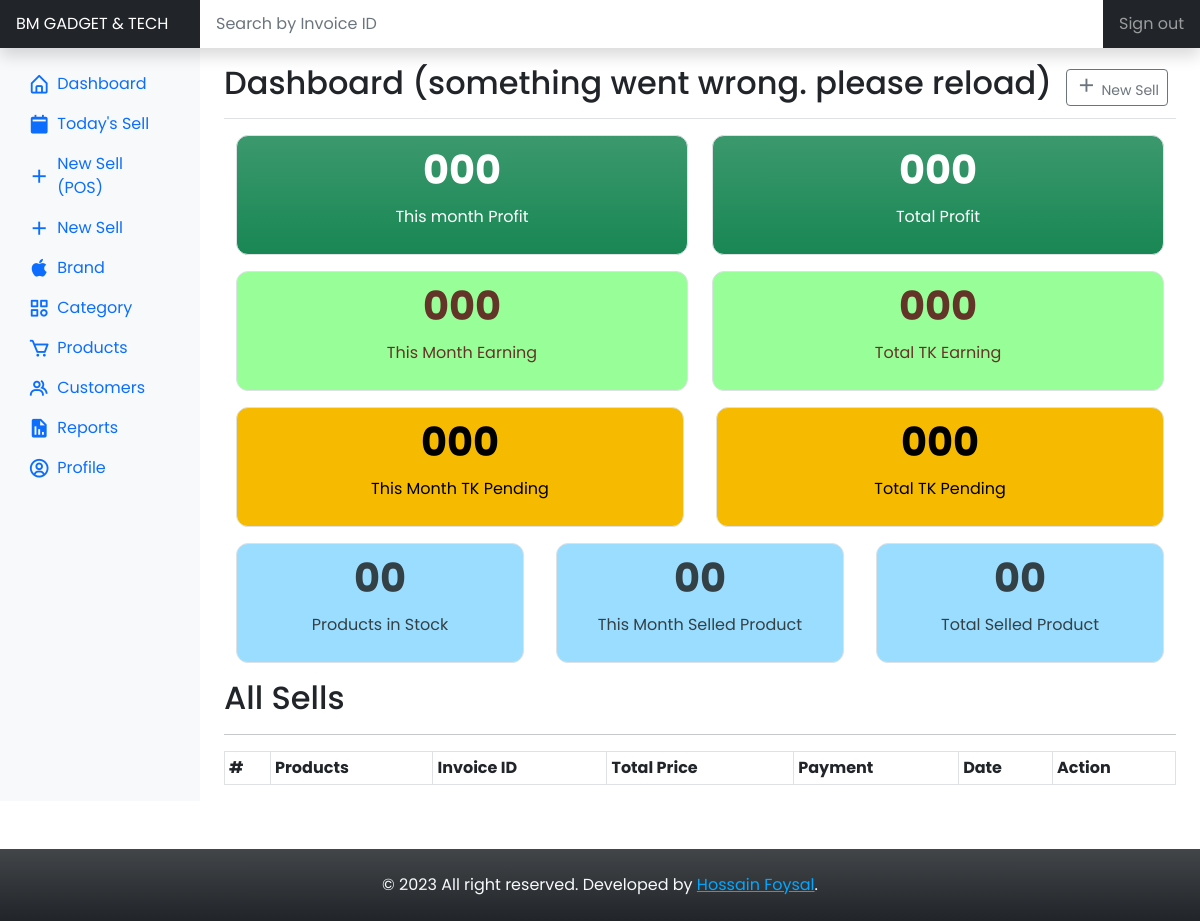
The app's page /dashboard/ (signed in), older data.
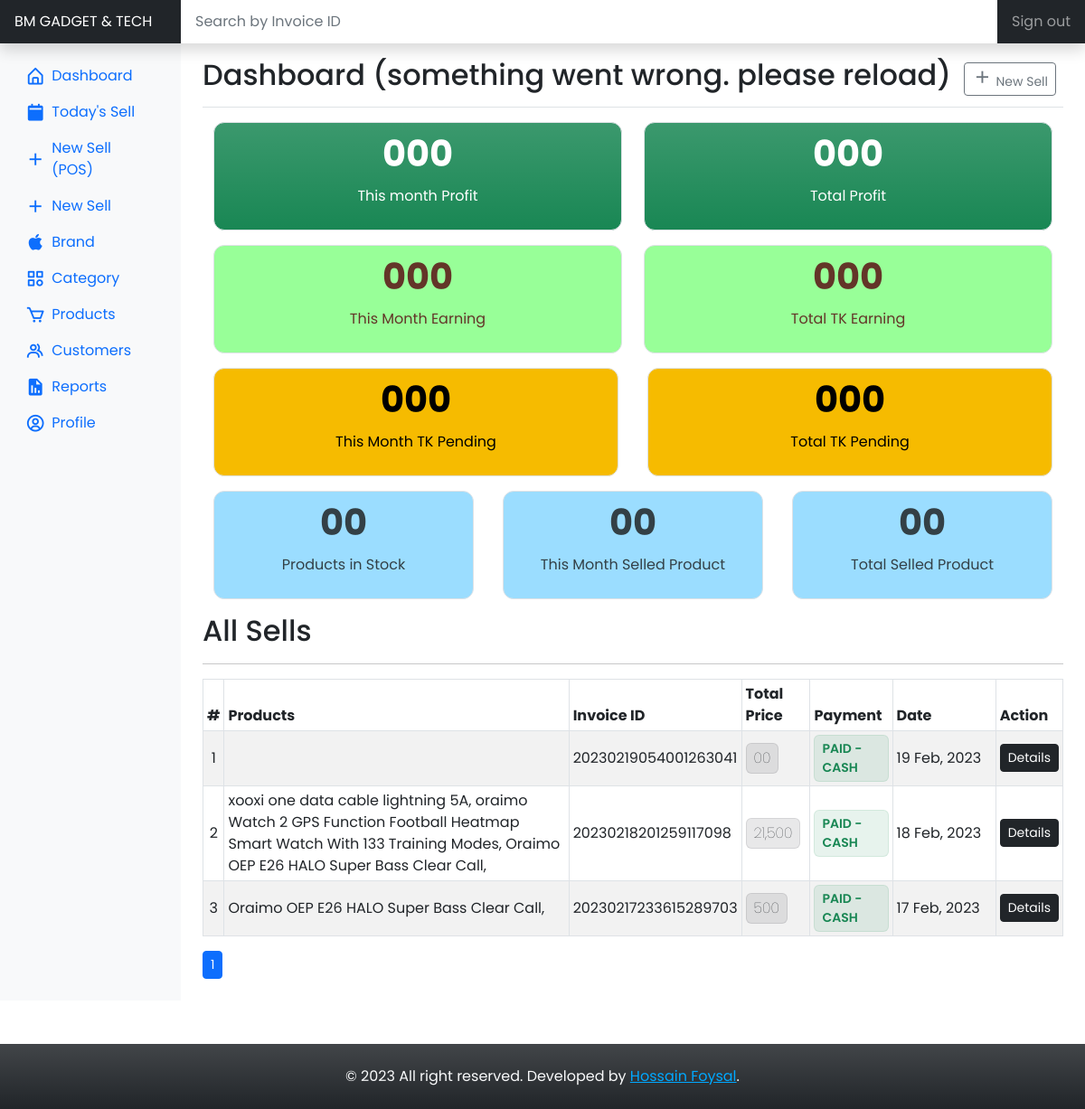
The same page, newer data.
### application/models.py (models this page shows, shortened)
class DailySells(db.Model):
    __tablename__ = 'daily_sells'
    id = db.Column(db.Integer, primary_key=True)
    customer_id = db.Column(db.Integer, db.ForeignKey('customers.id'), nullable=False)
    customer = db.relationship("Customers", back_populates="daily_sells", overlaps="daily_sells")
    invoiceid = db.Column(db.String())
    selled_products = db.relationship('SelledProducts', backref=db.backref('selled_products', lazy=True))
    subtotal = db.Column(db.String())
    discount = db.Column(db.String())
    totalprice = db.Column(db.String())
    payment_status = db.Column(db.String(), default='cash')
    trnx_id = db.Column(db.String())
    note = db.Column(db.String())
    pub_date = db.Column(db.DateTime, nullable=False, default=datetime.utcnow)
    user_id = db.Column(db.Integer, db.ForeignKey('users.id'), nullable=False)

class SelledProducts(db.Model):
    __tablename__ = 'selled_products'
    id = db.Column(db.Integer, primary_key=True)
    productname = db.Column(db.String())
    productid = db.Column(db.String())
    price = db.Column(db.String())
    quantity = db.Column(db.String())
    unittotal = db.Column(db.String())
    daily_sells_id = db.Column(db.Integer, db.ForeignKey('daily_sells.id'))

### application/dashboard/views.py (the view)
@dashboard.route('/dashboard/')
@login_required
def admin_dashboard():
    page = request.args.get('page', 1, type=int)
    sells = DailySells.query.order_by(DailySells.pub_date.desc()).paginate(page=page, per_page=50)
    return render_template('dashboard/dashboard.html', title='Dashboard', sells=sells, shopname=shopname)

### application/models.py (called while the page is built)
@login_manager.user_loader
def load_user(user_id):
    return Users.query.get(int(user_id))

### application/templates/dashboard/dashboard.html (shortened to what this page needs)
{% extends 'layouts/root-dashboard.html' %}
{% block body %}
<header class="navbar navbar-dark sticky-top bg-dark flex-md-nowrap p-0 shadow">
	<a class="navbar-brand col-md-3 col-lg-2 me-0 px-3 fs-6" href="#">
		{{ shopname }}
	</a>
	<input class="form-control form-control-dark w-100 rounded-0 border-0" type="text" id="searchInvoice"
		placeholder="Search by Invoice ID" aria-label="Search" />
	<div class="navbar-nav">
		<div class="nav-item text-nowrap">
			<a class="nav-link px-3" href="{{ url_for('dashboard.user_logout') }}">Sign out </a>
		</div>
	</div>
</header>
<div class="container-fluid">
	<div class="row">
		{% include 'helpers/_dashboard_side_nav.html' %}
		<main class="col-md-9 ms-sm-auto col-lg-10 px-md-4">
			<div
				class="d-flex justify-content-between flex-wrap flex-md-nowrap align-items-center pt-3 pb-2 mb-3 border-bottom">
				<h1 class="h2">
					Dashboard
					(<span id="today">something went wrong. please reload</span>)
				</h1>
				<div class="btn-toolbar mb-2 mb-md-0">
					<div class="btn-group me-2">
						<a href="{{ url_for('dashboard.newsell') }}" class="btn btn-sm btn-outline-secondary">
							<i class="bx bx-plus"></i>
							New Sell
						</a>
					</div>
				</div>
			</div>
			<div class="container">
				<div class="row mb-3">
					<div class="col">
						<div class="border summery__box bg-success bg-gradient text-white p-2">
							<h3 id="currentmonthprofit" class="summery__box-title fs-1 fw-bolder">
								000
							</h3>
							<p class="summery__subtitle">This month Profit</p>
						</div>
					</div>
					<div class="col">
						<div class="border summery__box bg-success bg-gradient text-white p-2">
							<h3 id="totalprofit" class="summery__box-title fs-1 fw-bolder">
								000
							</h3>
							<p class="summery__subtitle">Total Profit</p>
						</div>
					</div>
				</div>
				<div class="row mb-3">
					<div class="col">
						<div class="border summery__box bg__mintgreen p-2">
							<h3 id='currentMonthEarning' class="summery__box-title fs-1 fw-bolder">
								000
							</h3>
							<p class="summery__subtitle">This Month Earning</p>
						</div>
					</div>
					<div class="col">
						<div class="border summery__box bg__mintgreen p-2">
							<h3 id="totalearning" class="summery__box-title fs-1 fw-bolder">
								000
							</h3>
							<p class="summery__subtitle">Total TK Earning</p>
						</div>
					</div>
				</div>
				<div class="row gap-2 mb-3">
					<div class="col">
						<div class="border summery__box bg__goldenpoppy p-2">
							<h3 id="currentMonthPending" class="summery__box-title fs-1 fw-bolder">
								000
							</h3>
							<p class="summery__subtitle">This Month TK Pending</p>
						</div>
					</div>
					<div class="col">
						<div class="border summery__box bg__goldenpoppy p-2">
							<h3 id="totalpendingprice" class="summery__box-title fs-1 fw-bolder">
								000
							</h3>
							<p class="summery__subtitle">Total TK Pending</p>
						</div>
					</div>
				</div>
				<div class="row gap-2 mb-3">
					<div class="col">
						<div class="border summery__box bg__anakiwa p-2">
							<h3 id="stock" class="summery__box-title fs-1 fw-bolder">
								00
							</h3>
							<p class="summery__subtitle">
								Products in Stock
							</p>
						</div>
					</div>
					<div class="col">
						<div class="border summery__box bg__anakiwa p-2">
							<h3 id="currentMonthSelledProduct" class="summery__box-title fs-1 fw-bolder">
								00
							</h3>
							<p class="summery__subtitle">
								This Month Selled Product
							</p>
						</div>
					</div>
					<div class="col">
						<div class="border summery__box bg__anakiwa p-2">
							<h3 id="totalsellproduct" class="summery__box-title fs-1 fw-bolder">
								00
							</h3>
							<p class="summery__subtitle">
								Total Selled Product
							</p>
						</div>
					</div>
				</div>
			</div>
			<h2>All Sells</h2>
			<hr />
			{% if sells %}
			<div class="table-responsive">
				<table class="table table-hover table-striped table-bordered table-sm">
					<thead>
						<tr>
							<th scope="col">#</th>
							<th scope="col">Products</th>
							<th scope="col">Invoice ID</th>
							<th scope="col">Total Price</th>
							<th scope="col">Payment</th>
							<th scope="col">Date</th>
							<th scope="col">Action</th>
						</tr>
					</thead>
					<tbody>
						{% for sell in sells.items %}
						<tr class="align-middle">
							<td class="text-center counters">{{ sell.id }}</td>
							<td>
								{% for i in sell.selled_products %}
								{{ i.productname }},
								{% endfor %}
							</td>
							<td>{{ sell.invoiceid }}</td>
							<td>
								<small
									class="fs-6 d-inline-flex px-2 py-1 fw-lighter text-dark bg-dark bg-opacity-10 border border-dark border-opacity-10 rounded-2 totalprices">
									{{ sell.totalprice }}
								</small>
							</td>
							<td>
								{% if sell.payment_status == 'pending' %}
								<small
									class="d-inline-flex px-2 py-1 fw-semibold text-uppercase text-warning bg-warning bg-gradient bg-opacity-10 border border-success border-opacity-10 rounded-2">
									Pending
								</small>
								{% else %}
								<small
									class="text-uppercase d-inline-flex px-2 py-1 fw-semibold text-uppercase text-success bg-success bg-opacity-10 border border-success border-opacity-10 rounded-2">
									Paid - {{ sell.payment_status }}
								</small>
								{% endif %}
							</td>
							<td style="width: 12%">
								{{ sell.pub_date.strftime('%d %b, %Y') }}
							</td>
							<td>
								<a class="btn btn-sm btn-dark"
									href="{{ url_for('dashboard.view_sell', invoiceid=sell.invoiceid) }}">
									Details
								</a>
							</td>
						</tr>
						{% endfor %}
					</tbody>
				</table>
			</div>
			{% for page_num in sells.iter_pages(left_edge=2, right_edge=2, left_current=1, right_current=1) %}
			{% if page_num %}
			{% if sells.page == page_num %}
			<a class="btn btn-sm btn-primary mb-4" href="{{ url_for('dashboard.admin_dashboard', page=page_num) }}">
				{{ page_num }} </a>
			{% else %}
			<a class="btn btn-sm btn-outline-primary mb-4"
				href="{{ url_for('dashboard.admin_dashboard', page=page_num) }}">
				{{ page_num }} </a>
			{% endif %}
			{% else %}
			<a class="btn btn-sm mb-4" href="#"> .... </a>
			{% endif %}
			{% endfor %}
			{% endif %}
		</main>
	</div>
</div>
{% endblock %}

### application/templates/layouts/root-dashboard.html (shortened to what this page needs)
<!DOCTYPE html>
<html lang="en">
    <head>
        <link href='https://unpkg.com/boxicons@2.1.2/css/boxicons.min.css' rel='stylesheet'>
        <link rel="stylesheet" href="{{ url_for('static', filename='css/bootstrap.min.css') }}">
        <link rel="stylesheet" href="{{ url_for('static', filename='css/customize.css') }}">
    </head>
    </head>
    <body>
        {% block body %}
        {% endblock %}
        <footer class="bg-dark bg-gradient py-4 mt-5">
            <div class="container text-center text-light">
                &copy; <span id="yearvalue">20xx</span> All right reserved.
                Developed by
                <a href="https://hossainfoysal.com" style="color: #00a8ff">Hossain Foysal</a>.
            </div>
        </footer>
    </body>
</html>

### application/templates/helpers/_dashboard_side_nav.html
<nav id="sidebarMenu" class="col-md-3 col-lg-2 d-md-block bg-light sidebar collapse">
	<div class="position-sticky pt-3 sidebar-sticky">
		<ul class="nav flex-column">
			<li class="nav-item">
				<a class="nav-link active nav__icon" aria-current="page"
					href="{{ url_for('dashboard.admin_dashboard') }}">
					<i class="bx bx-home-alt"></i>
					Dashboard
				</a>
			</li>
			<li class="nav-item">
				<a class="nav-link nav__icon" href="{{ url_for('dashboard.todaysell') }}">
					<i class='bx bxs-calendar-alt'></i>
					Today's Sell
				</a>
			</li>
			<li class="nav-item">
				<a class="nav-link nav__icon" href="{{ url_for('dashboard.newsellPOS') }}">
					<i class='bx bx-plus'></i>
					New Sell (POS)
				</a>
			</li>
			<li class="nav-item">
				<a class="nav-link nav__icon" href="{{ url_for('dashboard.newsell') }}">
					<i class='bx bx-plus'></i>
					New Sell
				</a>
			</li>
			<li class="nav-item">
				<a class="nav-link nav__icon" href="{{ url_for('dashboard.brand') }}">
					<i class='bx bxl-apple'></i>
					Brand
				</a>
			</li>
			<li class="nav-item">
				<a class="nav-link nav__icon" href="{{ url_for('dashboard.category') }}">
					<i class='bx bx-category'></i>
					Category
				</a>
			</li>
			<li class="nav-item">
				<a class="nav-link nav__icon" href="{{ url_for('dashboard.products') }}">
					<i class="bx bx-cart"></i>
					Products
				</a>
			</li>
			<li class="nav-item">
				<a class="nav-link nav__icon" href="{{ url_for('dashboard.customer') }}">
					<i class="bx bx-group"></i>
					Customers
				</a>
			</li>
			<li class="nav-item">
				<a class="nav-link nav__icon" href="{{ url_for('dashboard.report') }}">
					<i class='bx bxs-report'></i>
					Reports
				</a>
			</li>
			<li class="nav-item">
				<a class="nav-link nav__icon" href="{{ url_for('dashboard.user_profile') }}">
					<i class='bx bx-user-circle'></i>
					Profile
				</a>
			</li>
		</ul>
	</div>
</nav>

### application/static/css/customize.css (style rules this page uses)
body { font-family: "Poppins", sans-serif; }
main { min-height: 80vh; }
.bx { font-size: 1.4rem; }
.nav__icon { display: flex; align-items: center; }
.navbar-brand { padding-top: .75rem; padding-bottom: .75rem; }
.navbar .form-control { padding: .75rem 1rem; }
.nav__icon i { margin-right: 0.43rem; }
.bg__mintgreen { background-color: #98ff98; color: #633528; }
.bg__goldenpoppy { background-color: #f6bb00; color: #000; }
.bg__anakiwa { background-color: #9bddff; color: #334046; }
.summery__box { width: 100%; height: 120px; display: grid; place-items: center; border-radius: 0.75rem; }
.bg__mintgreen .summery__box-title, .bg__mintgreen .summery__subtitle { color: #633528; }
.bg__anakiwa .summery__box-title, .bg__anakiwa .summery__subtitle { color: #334046; }

Row changes from the older to the newer data that the page shows:
added DailySells: invoiceid "20230219054001263041", totalprice "00", payment_status "CASH", pub_date "19 Feb, 2023"
added DailySells: id "2", invoiceid "20230218201259117098", totalprice "21,500", payment_status "CASH", pub_date "18 Feb, 2023"
added SelledProducts: productname "xooxi one data cable lightning 5A", shown under "2"
added SelledProducts: productname "oraimo Watch 2 GPS Function Football Heatmap Smart Watch With 133 Training Modes", shown under "2"
added SelledProducts: productname "Oraimo OEP E26 HALO Super Bass Clear Call", shown under "2"
added DailySells: invoiceid "20230217233615289703", totalprice "500", payment_status "CASH", pub_date "17 Feb, 2023"
added SelledProducts: productname "Oraimo OEP E26 HALO Super Bass Clear Call", shown under "20230217233615289703"
Text that changed along with them:
new list line: "1"
